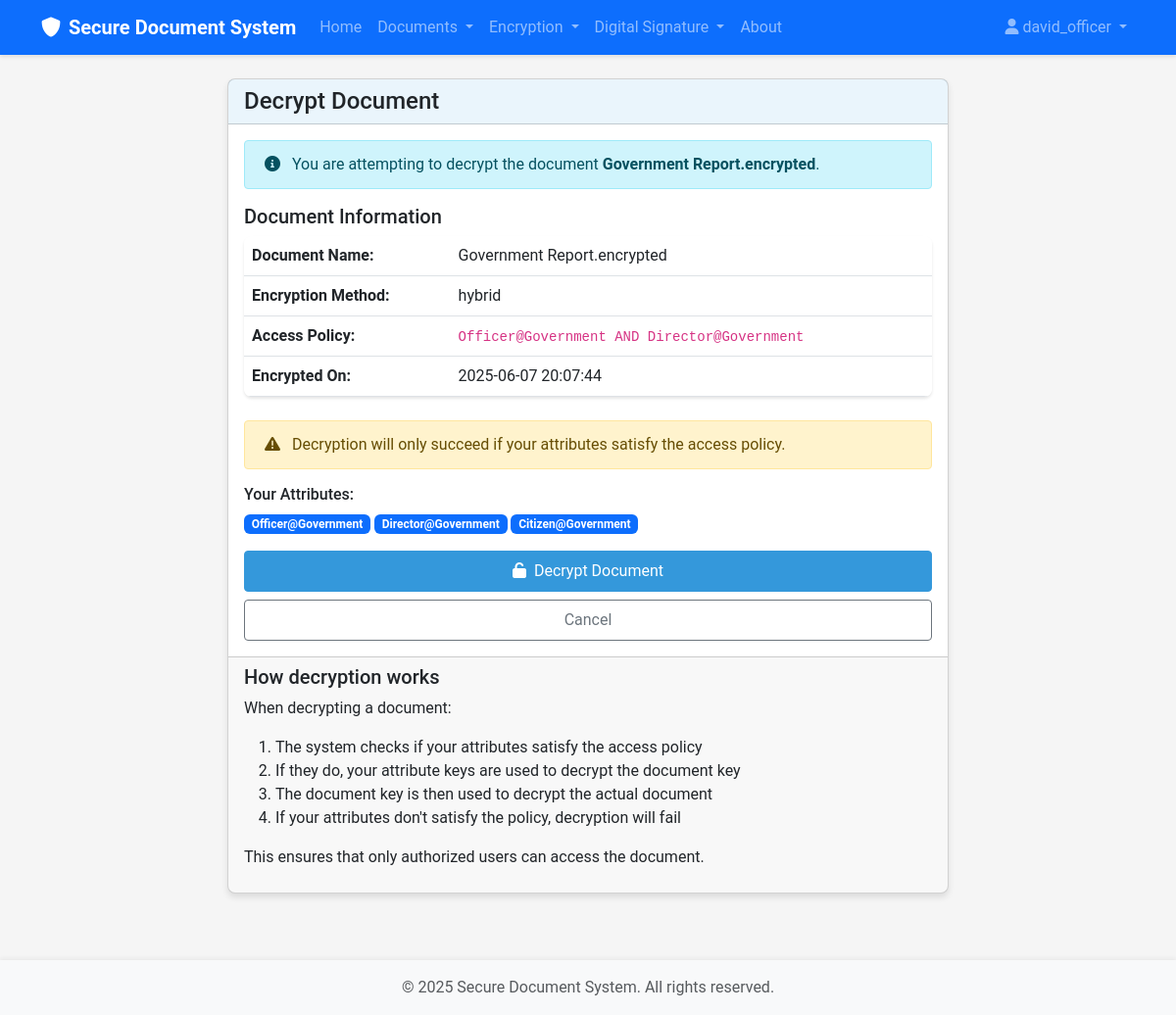
The app's page /encryption/decrypt/8 (signed in) with its own data.
### src/models/user.py (models this page shows, shortened)
class User(UserMixin, db.Model):
    id = db.Column(db.Integer, primary_key=True)
    username = db.Column(db.String(64), index=True, unique=True)
    email = db.Column(db.String(120), index=True, unique=True)
    password = db.Column(db.String(128))
    role = db.Column(db.String(20), default='reader')  # 'data_owner', 'reader', 'authority'
    created_at = db.Column(db.DateTime, default=datetime.utcnow)
    public_key = db.Column(db.Text)
    private_key_encrypted = db.Column(db.Text)
    documents = db.relationship('Document', foreign_keys='Document.user_id', backref='owner', lazy='dynamic')
    attributes = db.relationship('Attribute', secondary=user_attributes,
                                backref=db.backref('users', lazy='dynamic'))

class Attribute(db.Model):
    id = db.Column(db.Integer, primary_key=True)
    name = db.Column(db.String(64), index=True)
    authority_name = db.Column(db.String(64), index=True)
    description = db.Column(db.String(256))
    __table_args__ = (db.UniqueConstraint('name', 'authority_name', name='_name_authority_uc'),)

### src/models/document.py (models this page shows, shortened)
class Document(db.Model):
    id = db.Column(db.Integer, primary_key=True)
    filename = db.Column(db.String(256), nullable=False)
    original_filename = db.Column(db.String(256), nullable=False)
    file_type = db.Column(db.String(64))
    file_size = db.Column(db.Integer)  # Size in bytes
    doc_type = db.Column(db.String(20))  # 'original', 'encrypted', 'signed'
    encryption_method = db.Column(db.String(20), nullable=True)  # 'maabe', 'hybrid', None
    access_policy = db.Column(db.Text, nullable=True)
    is_signed = db.Column(db.Boolean, default=False)
    signature_file = db.Column(db.String(256), nullable=True)
    signer_id = db.Column(db.Integer, db.ForeignKey('user.id'), nullable=True)
    user_id = db.Column(db.Integer, db.ForeignKey('user.id'), nullable=False)
    parent_id = db.Column(db.Integer, db.ForeignKey('document.id'), nullable=True)
    children = db.relationship('Document',
                              backref=db.backref('parent', remote_side=[id]),
                              foreign_keys=[parent_id])
    signer = db.relationship('User', foreign_keys=[signer_id], backref='signed_documents')
    created_at = db.Column(db.DateTime, default=datetime.utcnow)
    updated_at = db.Column(db.DateTime, default=datetime.utcnow, onupdate=datetime.utcnow)

### src/routes/encryption.py (the view, shortened to what this page needs)
@encryption_bp.route('/decrypt/<int:document_id>', methods=['GET', 'POST'])
@login_required
def decrypt(document_id):
    document = Document.query.get_or_404(document_id)
    if document.doc_type != 'encrypted':
        flash('Document is not encrypted', 'danger')
        return redirect(url_for('document.list'))
    return render_template('encryption/decrypt.html', title='Decrypt Document',
                          document=document)

### templates/encryption/decrypt.html (shortened to what this page needs)
{% extends "base.html" %}
{% block content %}
<div class="row justify-content-center">
    <div class="col-md-8">
        <div class="card">
            <div class="card-header">
                <h4 class="mb-0">Decrypt Document</h4>
            </div>
            <div class="card-body">
                <div class="alert alert-info">
                    <i class="fas fa-info-circle me-2"></i> You are attempting to decrypt the document <strong>{{ document.original_filename }}</strong>.
                </div>
                <div class="mb-4">
                    <h5>Document Information</h5>
                    <table class="table">
                        <tr>
                            <th style="width: 30%">Document Name:</th>
                            <td>{{ document.original_filename }}</td>
                        </tr>
                        <tr>
                            <th>Encryption Method:</th>
                            <td>{{ document.encryption_method }}</td>
                        </tr>
                        <tr>
                            <th>Access Policy:</th>
                            <td><code>{{ document.access_policy }}</code></td>
                        </tr>
                        <tr>
                            <th>Encrypted On:</th>
                            <td>{{ document.created_at.strftime('%Y-%m-%d %H:%M:%S') }}</td>
                        </tr>
                    </table>
                </div>
                <form method="POST" action="{{ url_for('encryption.decrypt', document_id=document.id) }}">
                    <div class="alert alert-warning">
                        <i class="fas fa-exclamation-triangle me-2"></i> Decryption will only succeed if your attributes satisfy the access policy.
                    </div>
                    <div class="mb-3">
                        <h6>Your Attributes:</h6>
                        <div>
                            {% for attribute in current_user.attributes %}
                                <span class="badge bg-primary">{{ attribute.name }}@{{ attribute.authority_name }}</span>
                            {% endfor %}
                        </div>
                    </div>
                    <div class="d-grid gap-2">
                        <button type="submit" class="btn btn-primary">
                            <i class="fas fa-unlock me-1"></i> Decrypt Document
                        </button>
                        <a href="{{ url_for('document.list') }}" class="btn btn-outline-secondary">Cancel</a>
                    </div>
                </form>
            </div>
            <div class="card-footer">
                <h5>How decryption works</h5>
                <p>When decrypting a document:</p>
                <ol>
                    <li>The system checks if your attributes satisfy the access policy</li>
                    <li>If they do, your attribute keys are used to decrypt the document key</li>
                    <li>The document key is then used to decrypt the actual document</li>
                    <li>If your attributes don't satisfy the policy, decryption will fail</li>
                </ol>
                <p>This ensures that only authorized users can access the document.</p>
            </div>
        </div>
    </div>
</div>
{% endblock %}

### templates/base.html (shortened to what this page needs)
<!DOCTYPE html>
<html lang="en">
<head>
    <link href="https://cdn.jsdelivr.net/npm/bootstrap@5.3.0-alpha1/dist/css/bootstrap.min.css" rel="stylesheet">
    <link rel="stylesheet" href="https://cdnjs.cloudflare.com/ajax/libs/font-awesome/6.0.0/css/all.min.css">
    <link rel="stylesheet" href="{{ url_for('static', filename='css/style.css') }}">
</head>
<body>
    <nav class="navbar navbar-expand-lg navbar-dark bg-primary">
        <div class="container">
            <a class="navbar-brand" href="{{ url_for('index') }}">
                <i class="fas fa-shield-alt me-2"></i>Secure Document System
            </a>
            <div class="collapse navbar-collapse" id="navbarNav">
                <ul class="navbar-nav me-auto">
                    <li class="nav-item">
                        <a class="nav-link" href="{{ url_for('index') }}">Home</a>
                    </li>
                    {% if current_user.is_authenticated %}
                        <li class="nav-item dropdown">
                            <a class="nav-link dropdown-toggle" href="#" id="documentsDropdown" role="button" data-bs-toggle="dropdown">
                                Documents
                            </a>
                        </li>
                        <li class="nav-item dropdown">
                            <a class="nav-link dropdown-toggle" href="#" id="encryptionDropdown" role="button" data-bs-toggle="dropdown">
                                Encryption
                            </a>
                        </li>
                        <li class="nav-item dropdown">
                            <a class="nav-link dropdown-toggle" href="#" id="signatureDropdown" role="button" data-bs-toggle="dropdown">
                                Digital Signature
                            </a>
                        </li>
                    {% endif %}
                    <li class="nav-item">
                        <a class="nav-link" href="{{ url_for('about') }}">About</a>
                    </li>
                </ul>
                <ul class="navbar-nav">
                    {% if current_user.is_authenticated %}
                        <li class="nav-item dropdown">
                            <a class="nav-link dropdown-toggle" href="#" id="userDropdown" role="button" data-bs-toggle="dropdown">
                                <i class="fas fa-user me-1"></i>{{ current_user.username }}
                            </a>
                        </li>
                    {% endif %}
                </ul>
            </div>
        </div>
    </nav>
    <div class="container mt-4">
        {% block content %}{% endblock %}
    </div>
    <footer class="footer mt-5 py-3 bg-light">
        <div class="container text-center">
            <span class="text-muted">© 2025 Secure Document System. All rights reserved.</span>
        </div>
    </footer>
</body>
</html>

### static/css/style.css (style rules this page uses)
:root { --primary-color: #3498db; --secondary-color: #2ecc71; --background-color: #f5f5f5; --text-color: #333333; --danger-color: #e74c3c; --success-color: #27ae60; }
body { font-family: 'Roboto', 'Open Sans', sans-serif; background-color: var(--background-color); color: var(--text-color); min-height: 100vh; display: flex; flex-direction: column; }
.navbar { box-shadow: 0 2px 4px rgba(0, 0, 0, 0.1); }
.navbar-brand { font-weight: bold; }
.footer { margin-top: auto; box-shadow: 0 -2px 4px rgba(0, 0, 0, 0.05); }
.card { border-radius: 8px; box-shadow: 0 4px 6px rgba(0, 0, 0, 0.1); transition: transform 0.3s ease, box-shadow 0.3s ease; margin-bottom: 20px; }
.card-header { font-weight: bold; background-color: rgba(52, 152, 219, 0.1); }
.btn { border-radius: 4px; padding: 8px 16px; transition: all 0.3s ease; }
.btn-primary { background-color: var(--primary-color); border-color: var(--primary-color); }
.alert { border-radius: 4px; padding: 12px 20px; }
.table { box-shadow: 0 2px 3px rgba(0, 0, 0, 0.1); border-radius: 8px; overflow: hidden; }

### records on screen
User: username "david_officer"
Document: original_filename "Government Report.encrypted", encryption_method "hybrid", access_policy "Officer@Government AND Director@Government", created_at "2025-06-07 20:07:44"
Attribute: name "Officer", authority_name "Government"
Attribute: name "Director", authority_name "Government"
Attribute: name "Citizen", authority_name "Government"
